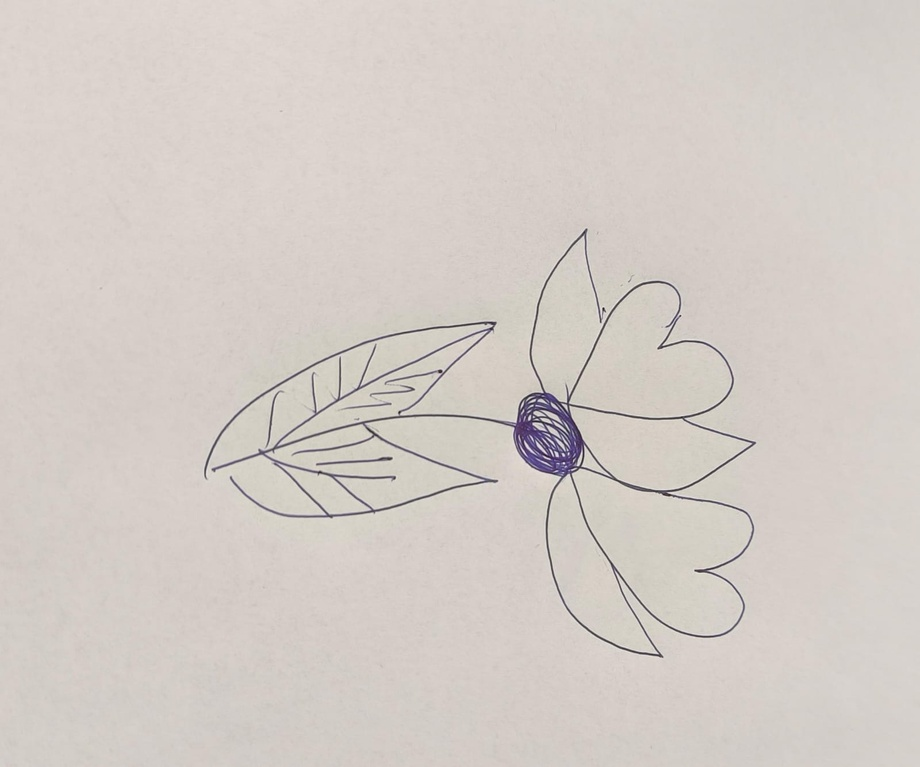
#> input picture test_files/floare.jpeg, 920 x 767 px, shrunk from 1600 x 1334 before the run
$ python generatorus_maximus.py
#> lines starting #> are read from the running program, lines starting #| are printed output that depends on the picture; after the words box and inside, x2 and y2 are one past the last pixel; in counts of white or black regions, pixels touching at a corner belong together
import cv2
import numpy as np
import matplotlib.pyplot as plt

# Load the image using OpenCV.
# im = plt.imread("../test_files/test.png")
im_cv = cv2.imread("../../test_files/floare.jpeg", cv2.IMREAD_GRAYSCALE)
#> im_cv: shape (767, 920); min 21, max 234, mean 206

# Use morphological operations to clean up the edges and reduce double lines to single lines.

# Apply GaussianBlur to reduce noise and improve edge detection.
blurred = cv2.GaussianBlur(im_cv, (5, 5), 0)

# Use a threshold to clean the image further before edge detection.
_, thresh = cv2.threshold(blurred, 0, 255, cv2.THRESH_BINARY_INV + cv2.THRESH_OTSU)
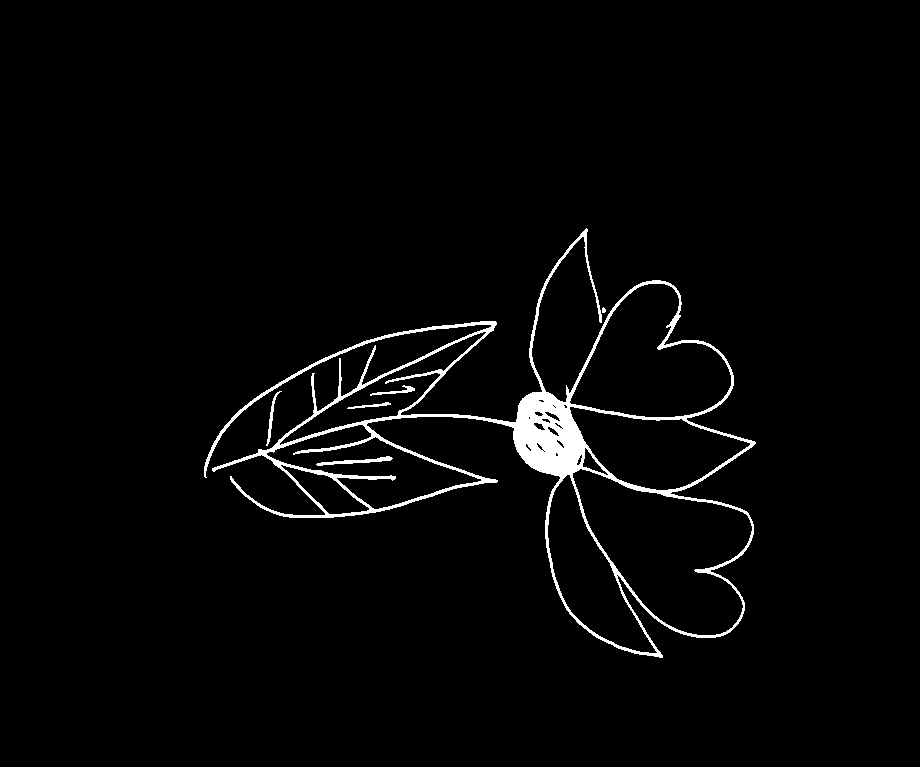
#> thresh: shape (767, 920); 2.5% white; 6 white regions (1 under 20 px), largest, box (x1, y1, x2, y2) and area: (204, 228, 756, 658) 16772, (316, 456, 393, 466) 264, (266, 391, 282, 446) 157, (370, 385, 415, 396) 139, (347, 402, 391, 409) 106

# Increase the size of the kernel for more aggressive dilation and erosion to merge lines closer together.
kernel = np.ones((3, 3), np.uint8)  # Increase kernel size for more aggressive morphological operations.
dilated = cv2.dilate(thresh, kernel, iterations=2)  # Increase iterations if needed.
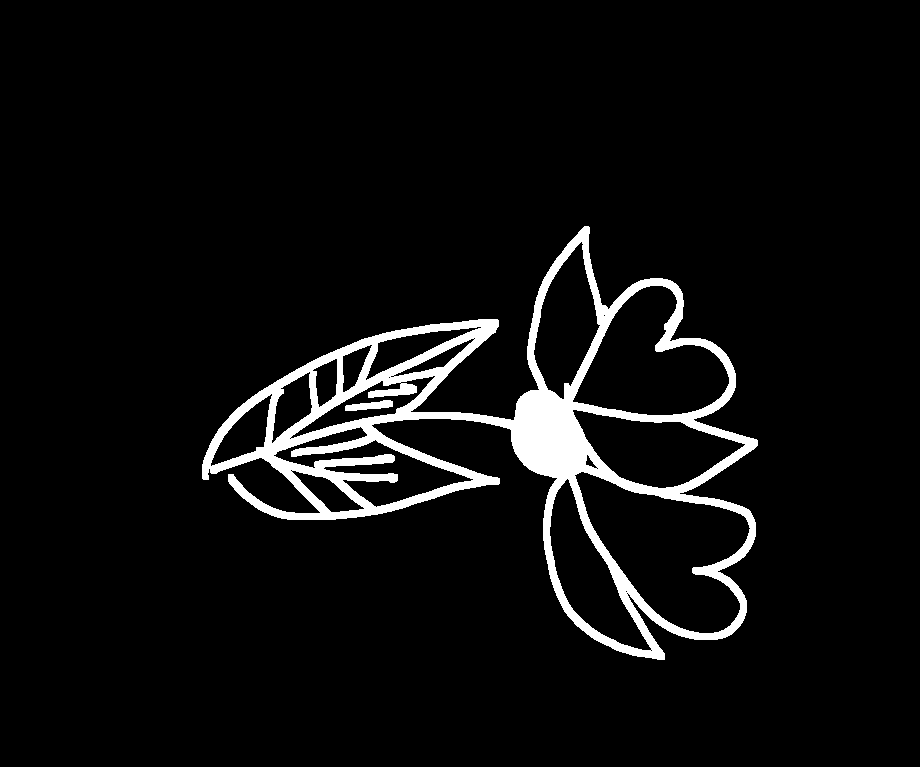
#> dilated: shape (767, 920); 5.5% white; 2 white regions, box (x1, y1, x2, y2) and area: (202, 226, 758, 660) 38377, (345, 400, 393, 411) 326
eroded = cv2.erode(dilated, kernel, iterations=1)  # Possibly reduce iterations to avoid over-thinning.
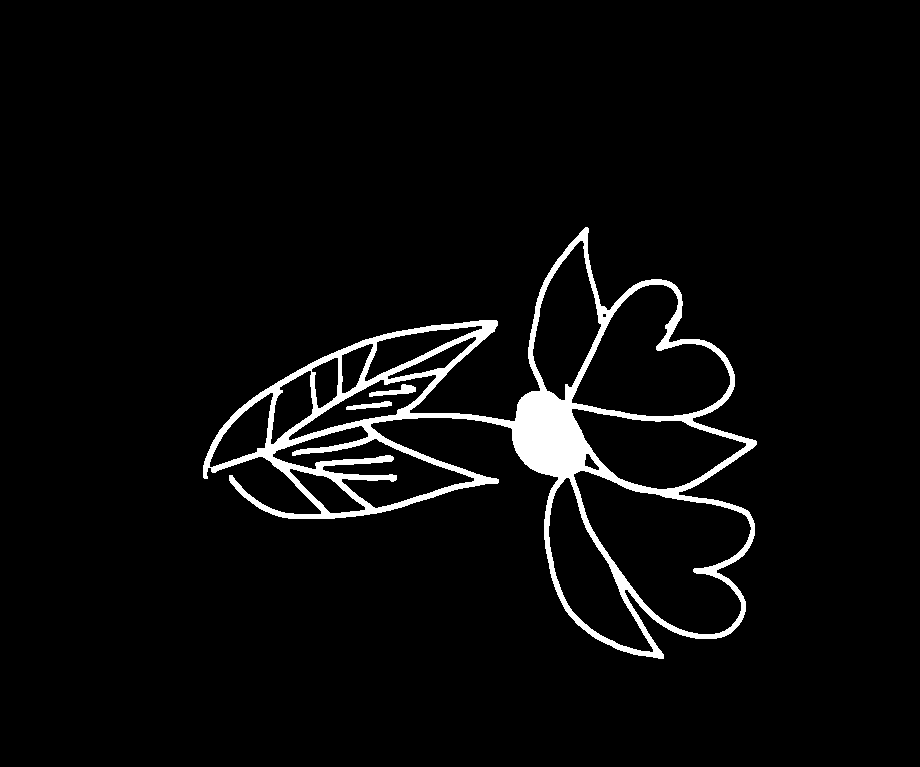
#> eroded: shape (767, 920); 4.1% white; 3 white regions, box (x1, y1, x2, y2) and area: (203, 227, 757, 659) 28135, (369, 384, 416, 397) 268, (346, 401, 392, 410) 212


# Detect edges again using the Canny algorithm after morphological operations.
edges_optimized = cv2.Canny(eroded, threshold1=150, threshold2=250)
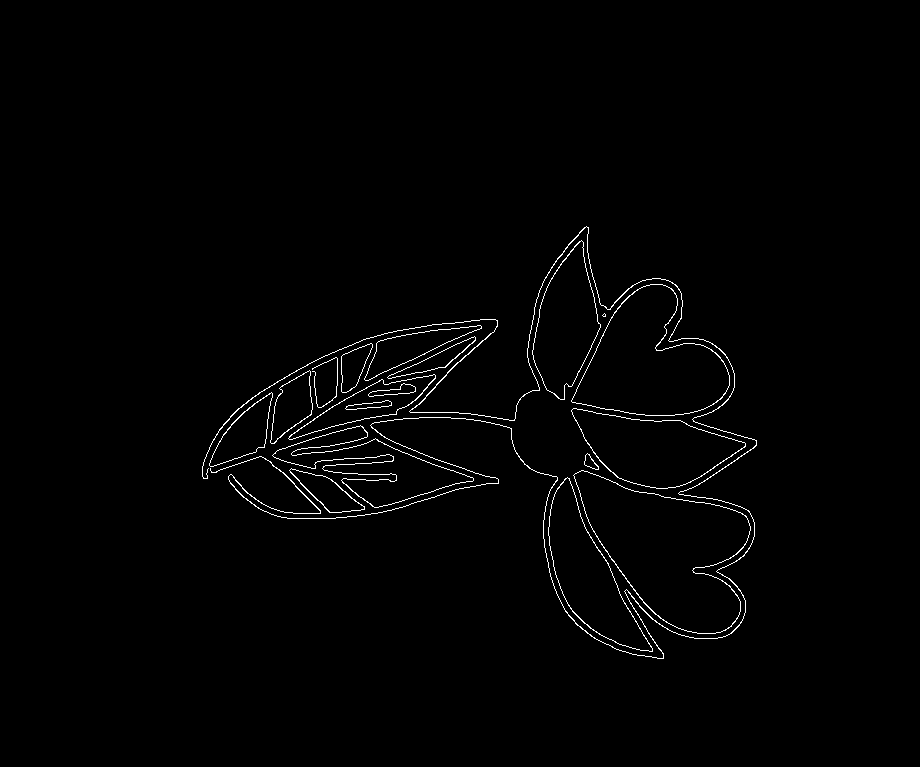
#> edges_optimized: shape (767, 920); 1.2% white in thin lines or dots, all inside (x1, y1, x2, y2) = (202, 226, 757, 659)


# Find coordinates of these edges.
y_coords_optimized, x_coords_optimized = np.where(edges_optimized > 0)
#> y_coords_optimized = 8267 values from 226 to 658; x_coords_optimized = 8267 values, max 756 at index 4245, min 202 at index 5098, mean 492.5

# formula to get distance from a point to another point

# Plot the result with y-coordinates in the correct order.
plt.figure(figsize=(12, 7))
plt.scatter(x_coords_optimized, y_coords_optimized, s=1)
plt.axis('equal')
plt.gca().invert_yaxis()  # Ensure the image is not flipped vertically.
plt.axis('off')  # Turn off the axis for a clean image of the drawing.
plt.show(), edges_optimized  # Return the processed edge image for visualization.
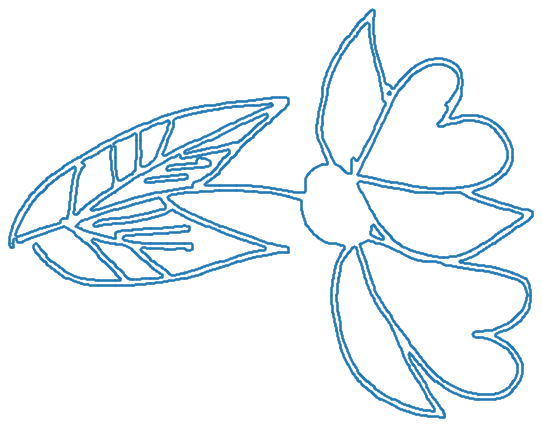
#> figure drawn by matplotlib, 1 panel

$ run again, with test_files/trifoi.jpeg copied over test_files/floare.jpeg
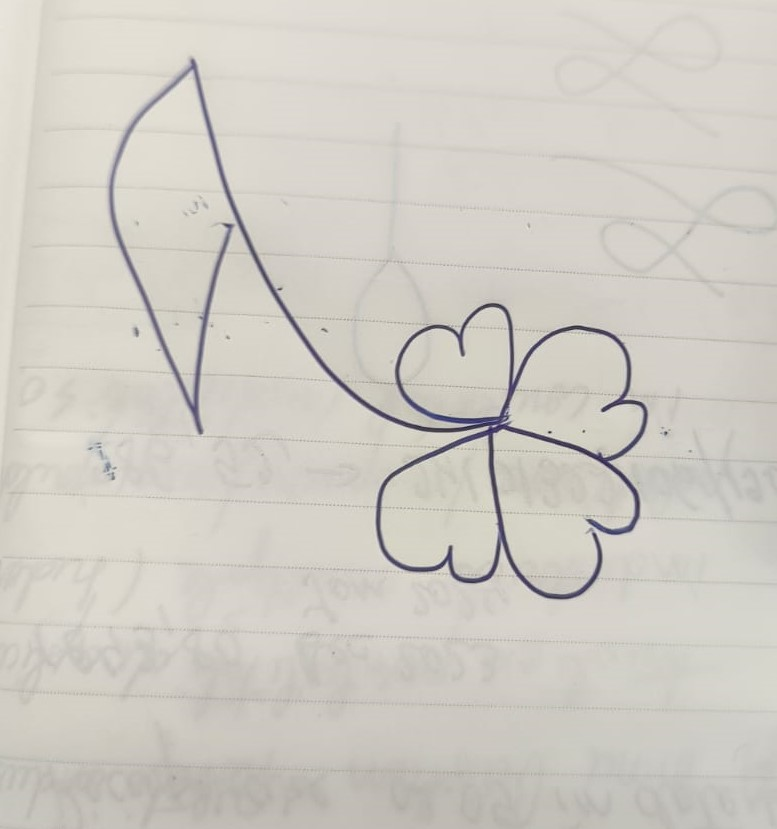
#> input picture test_files/trifoi.jpeg, 777 x 829 px
#> `_, thresh = cv2.threshold(blurred, 0, 255, cv2.THRESH_BINARY_INV + cv2..`:
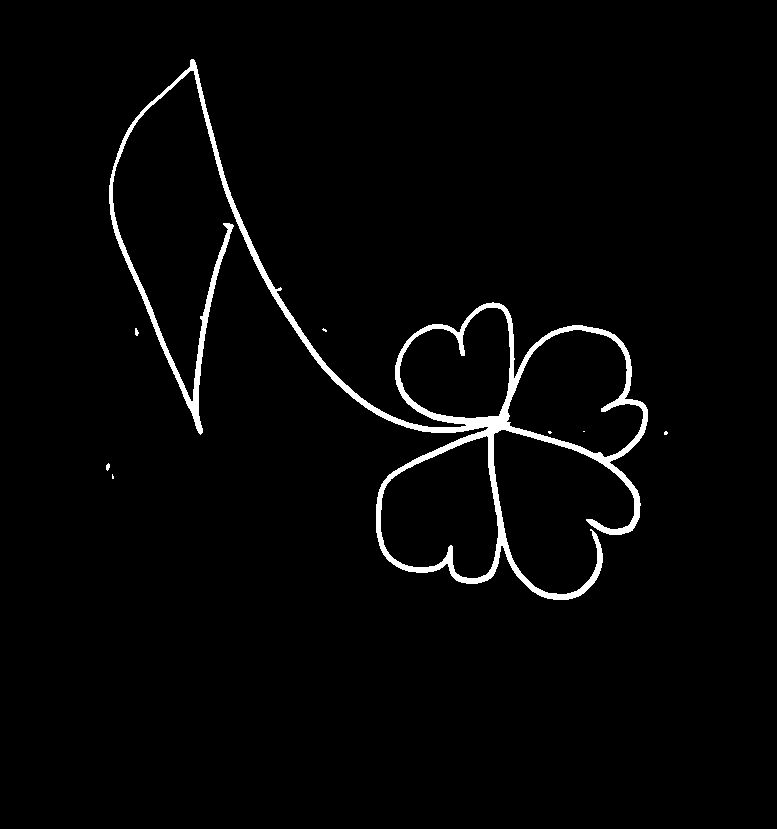
#> thresh: shape (829, 777); 2.4% white; 8 white regions (5 under 20 px), largest, box (x1, y1, x2, y2) and area: (109, 59, 648, 600) 15083, (135, 328, 139, 336) 23, (106, 463, 110, 471) 23
#> dilated: shape (829, 777); 4.5% white; 6 white regions, box (x1, y1, x2, y2) and area: (107, 57, 650, 602) 28555, (104, 461, 116, 481) 139, (133, 326, 141, 338) 87, (320, 326, 329, 334) 63, (662, 429, 670, 437) 61, (581, 429, 587, 434) 30
#> eroded: shape (829, 777); 3.4% white; 7 white regions (1 under 20 px), largest, box (x1, y1, x2, y2) and area: (108, 58, 649, 601) 22001, (105, 462, 111, 472) 52, (134, 327, 140, 337) 51, (321, 327, 328, 333) 33, (663, 430, 669, 436) 33, (111, 473, 115, 480) 26
#> edges_optimized: shape (829, 777); 0.85% white in thin lines or dots, all inside (x1, y1, x2, y2) = (104, 57, 669, 601)
#> y_coords_optimized = 5448 values from 57 to 600; x_coords_optimized = 5448 values, max 668 at index 3518, min 104 at index 4092, mean 391.3
#> `plt.show(), edges_optimized`:
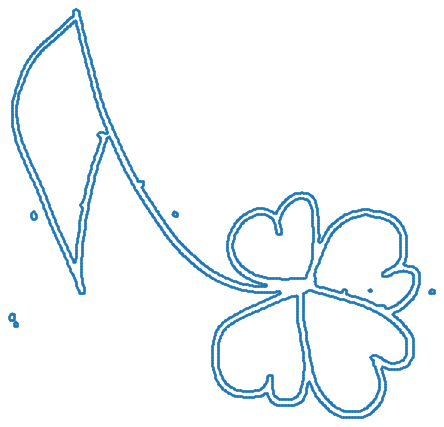
#> figure drawn by matplotlib, 1 panel
